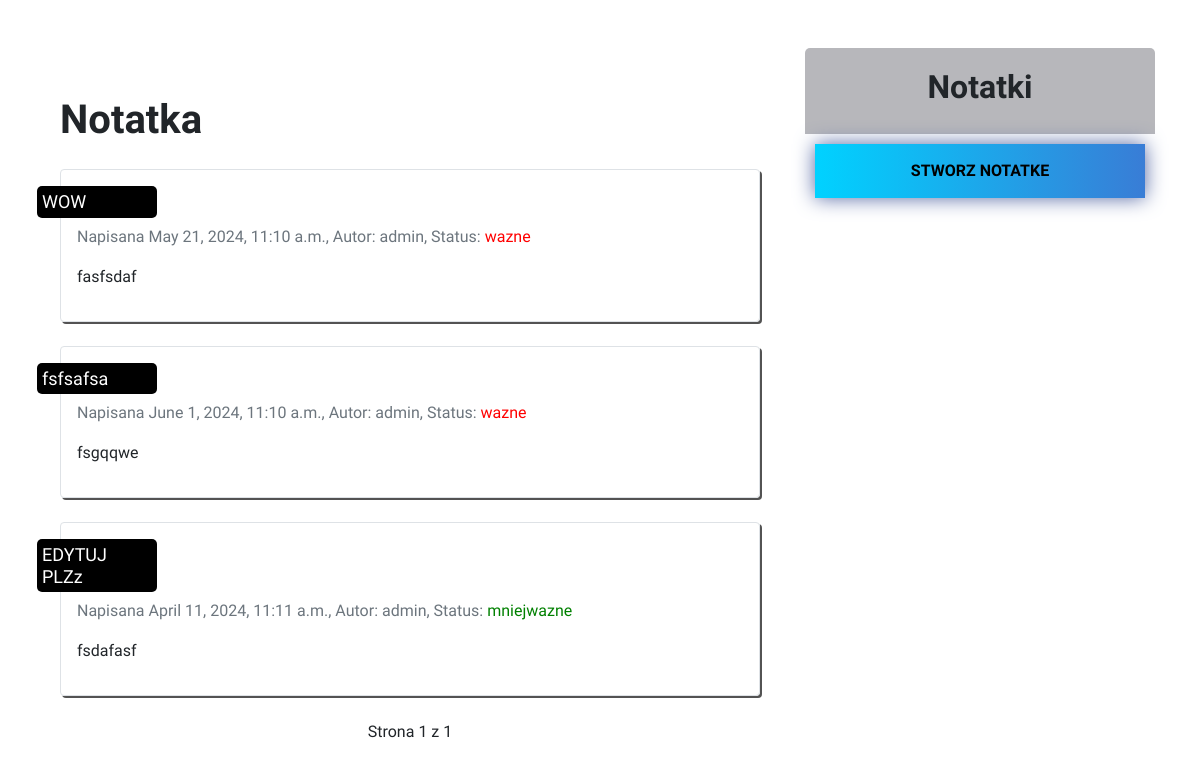
Page /note/ on the earlier database version.
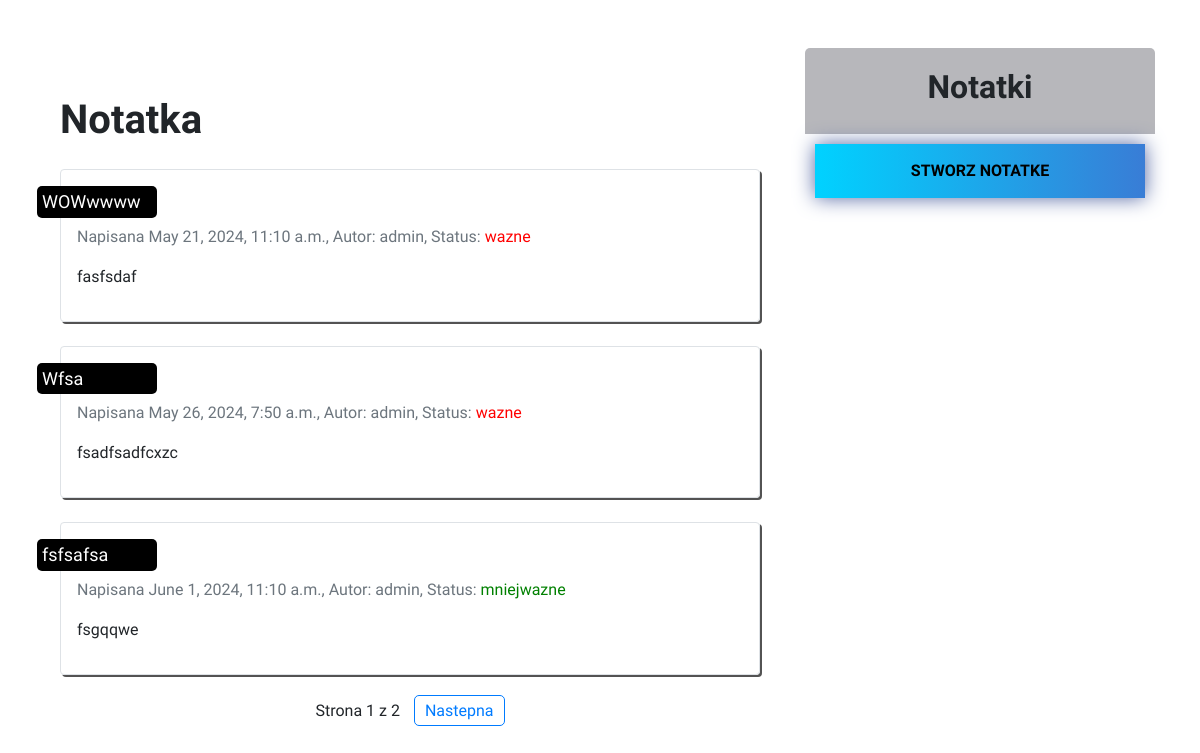
Same page on the later database version.
### aplikacja/models.py (models this page shows)
class Notatka(models.Model):
    STATUS_CHOICES = (
        ('mniejwazne', 'Mniejwazne'),
        ('wazne', 'Wazne')
    )
    title = models.CharField(max_length=250)
    author = models.ForeignKey(User,
                               on_delete=models.CASCADE,
                               related_name='notatki')
    body = models.TextField()
    publish = models.DateTimeField(default=timezone.now)
    created = models.DateTimeField(auto_now_add=True)
    updated = models.DateTimeField(auto_now=True)
    status = models.CharField(max_length=10,
                              choices=STATUS_CHOICES,
                              default='mniejwazne')
    def get_absolute_url(self):
        return reverse("aplikacja:note_detail",
                       args=[self.publish.year,
                             self.publish.month,
                             self.publish.day,
                            ])

### aplikacja/views.py (the view)
# urls.py: path('', views.NoteListView.as_view(),name='note-list'),
class NoteListView(ListView):
    queryset = Notatka.objects.all().filter(status__in=('wazne', 'mniejwazne')).order_by('-status')
    context_object_name = 'notes'
    paginate_by = 3
    template_name = "post/list.html"

### aplikacja/templates/post/list.html (shortened to what this page needs)
{% extends "base.html" %}
{% load static %}
{% block content %}
    <div class="container">
        <h1 class="mt-5">Notatka</h1>
        {% for note in notes %}
            <div class="note my-4 p-3 border rounded" id="Notatka">
                    <a href="{{ note.get_absolute_url }}" >
                        <h2>{{ note.title }}</h2>
                    </a>
                <p class="date text-muted">
                     {% if note.status == "wazne" %}
                         Napisana {{ note.publish }}, Autor: {{ note.author }}, Status: <span style = "color: red;">{{ note.status }}</span>
                    {% endif %}
                {% if note.status == "mniejwazne" %}
                     Napisana {{ note.publish }}, Autor: {{ note.author }}, Status: <span style = "color: green;">{{ note.status }}</span>
                    {% endif %}
                </p>
                <p class="note-body">
                    {{ note.body|truncatewords:30|linebreaks }}
                </p>
            </div>
        {% endfor %}
        <nav aria-label="Page navigation">
            {% include "pagination.html" with page=page_obj %}
        </nav>
    </div>
{% endblock %}

Differences in the rows shown:
no longer on this page (row edited): Notatka: title "EDYTUJ PLZz", publish "April 11, 2024, 11:11 a.m.", author "admin", status "mniejwazne", body "fsdafasf"
changed Notatka "fasfsdaf": title "WOW" → "WOWwwww"
added Notatka: title "Wfsa", publish "May 26, 2024, 7:50 a.m.", author "admin", status "wazne", body "fsadfsadfcxzc"
changed Notatka "fsfsafsa": status "wazne" → "mniejwazne"
Other differences:
{{ page.paginator.num_pages }}: "1" → "2"
text now shown: "Nastepna"
